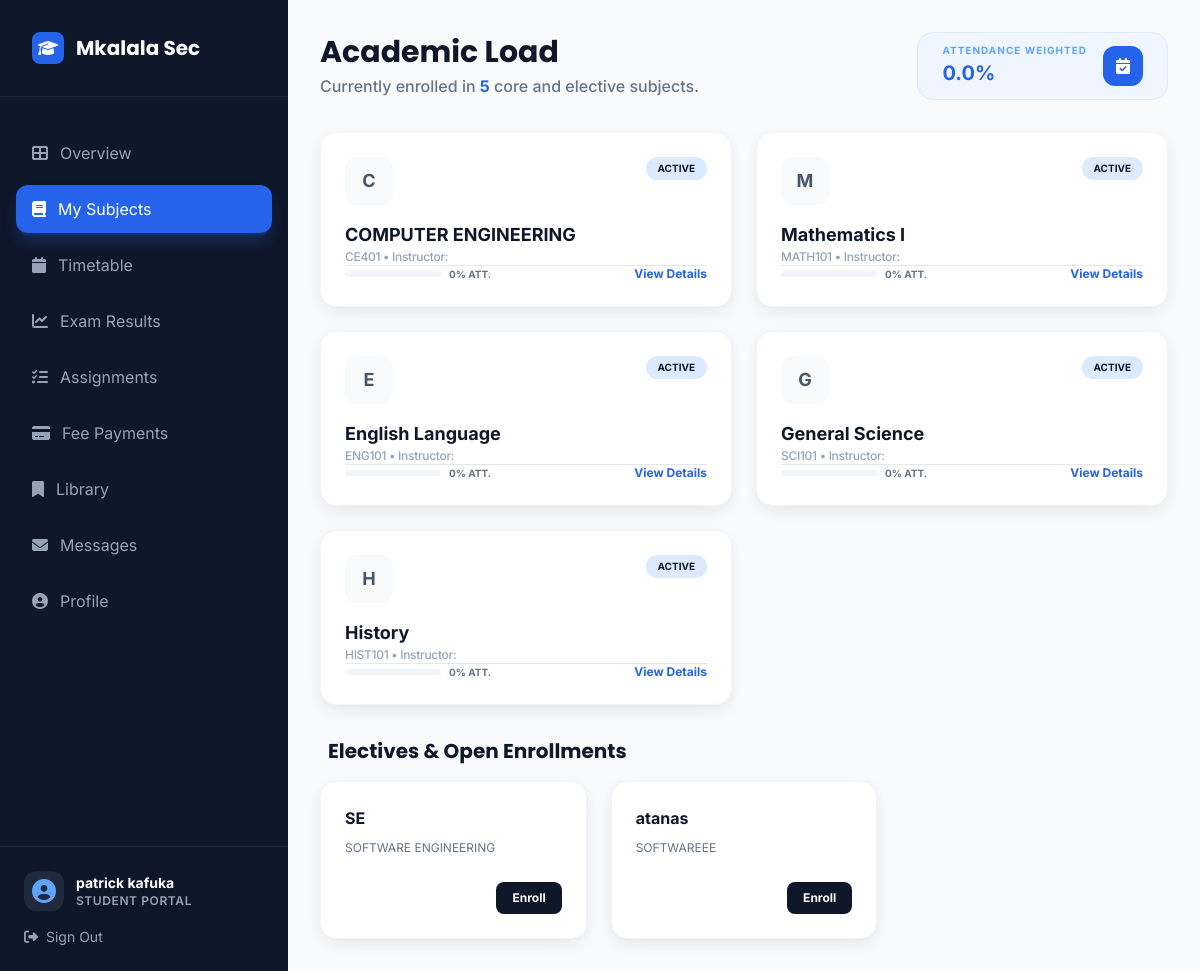
Page /student/courses/ (signed in) on the committed database.
### core/models.py (models this page shows, shortened)
class User(AbstractUser):
    ROLE_CHOICES = [
        ('student', _('Student')),
        ('teacher', _('Teacher')),
        ('headmaster', _('Head of School')),
    ]
    role = models.CharField(max_length=20, choices=ROLE_CHOICES, default='student')
    is_student = models.BooleanField(default=False)
    is_faculty = models.BooleanField(default=False)
    is_parent = models.BooleanField(default=False)
    is_headmaster = models.BooleanField(default=False)
    profile_picture = models.ImageField(upload_to='profile_pictures/', blank=True, null=True)
    groups = models.ManyToManyField(
        Group,
        verbose_name=_('groups'),
        blank=True,
        related_name='custom_user_set',
        related_query_name='custom_user',
    )
    user_permissions = models.ManyToManyField(
        Permission,
        verbose_name=_('user permissions'),
        blank=True,
        related_name='custom_user_set',
        related_query_name='custom_user',
    )

class Enrollment(models.Model):
    student = models.ForeignKey(StudentProfile, on_delete=models.CASCADE, related_name='enrollments')
    course_offering = models.ForeignKey(CourseOffering, on_delete=models.CASCADE, related_name='enrollments')
    enrollment_date = models.DateTimeField(auto_now_add=True)
    class Meta:
        unique_together = ('student', 'course_offering')

class CourseOffering(models.Model):
    course = models.ForeignKey(Course, on_delete=models.CASCADE, related_name='offerings')
    faculty = models.ForeignKey(FacultyProfile, on_delete=models.SET_NULL, null=True, blank=True)
    semester = models.ForeignKey(Semester, on_delete=models.CASCADE, related_name='course_offerings')
    section = models.CharField(max_length=10)
    class Meta:
        unique_together = ('course', 'semester', 'section')

class Course(models.Model):
    name = models.CharField(max_length=MAX_NAME_LENGTH)
    code = models.CharField(max_length=MAX_CODE_LENGTH, unique=True)
    department = models.ForeignKey(Department, on_delete=models.CASCADE)
    credits = models.PositiveIntegerField(default=3)
    description = models.TextField(blank=True, null=True)
    syllabus = models.TextField(blank=True, null=True)
    class Meta:
        indexes = [models.Index(fields=['code'])]

### core/views.py (the view)
# urls.py: path('student/courses/', views.student_courses, name='student_courses'),
@login_required
@user_passes_test(is_student)
def student_courses(request):
    try:
        student = request.user.student_profile
    except StudentProfile.DoesNotExist:
        return redirect('student_dashboard')
    enrollments = Enrollment.objects.filter(
        student=student
    ).select_related(
        'course_offering__course',
        'course_offering__faculty',
        'course_offering__semester'
    ).prefetch_related('attendances')
    enriched_enrollments = []
    total_attendance = 0
    for enrollment in enrollments:
        total_classes = enrollment.attendances.count()
        present_classes = enrollment.attendances.filter(status='P').count()
        attendance_percentage = (present_classes / total_classes * 100) if total_classes > 0 else 0
        total_attendance += attendance_percentage
        enriched_enrollments.append({
            'enrollment': enrollment,
            'attendance_percentage': attendance_percentage,
            'grade': getattr(enrollment, 'grade', None)
        })
    average_attendance = total_attendance / len(enrollments) if enrollments else 0
    available_courses = []
    current_semester = Semester.objects.filter(is_current=True).first()
    if current_semester:
        enrolled_course_ids = enrollments.values_list('course_offering__course__id', flat=True)
        available_courses = CourseOffering.objects.filter(
            semester=current_semester
        ).exclude(
            course__id__in=enrolled_course_ids
        ).select_related('course', 'faculty').order_by('course__name')
    context = {
        'student': student,
        'enrollments': enriched_enrollments,
        'average_attendance': average_attendance,
        'available_courses': available_courses,
        'current_semester': current_semester,
    }
    return render(request, 'core/student_courses.html', context)

### core/views.py (called while the page is built)
def is_student(user):
    return user.is_authenticated and hasattr(user, 'role') and user.role == 'student'

### templates/core/student_courses.html (shortened to what this page needs)
{% extends 'core/base_dashboard.html' %}
{% load static %}
{% block user_role %}Student Portal{% endblock %}
{% block sidebar_nav %}
<a href="{% url 'student_dashboard' %}" class="sidebar-item text-slate-400">
    <i class="fas fa-th-large"></i>
    <span>Overview</span>
</a>
<a href="{% url 'student_courses' %}" class="sidebar-item-active">
    <i class="fas fa-book"></i>
    <span>My Subjects</span>
</a>
<a href="{% url 'student_timetable' %}" class="sidebar-item text-slate-400">
    <i class="fas fa-calendar"></i>
    <span>Timetable</span>
</a>
<a href="{% url 'student_results' %}" class="sidebar-item text-slate-400">
    <i class="fas fa-chart-line"></i>
    <span>Exam Results</span>
</a>
<a href="{% url 'student_assignments' %}" class="sidebar-item text-slate-400">
    <i class="fas fa-tasks"></i>
    <span>Assignments</span>
</a>
<a href="{% url 'student_fees' %}" class="sidebar-item text-slate-400">
    <i class="fas fa-credit-card"></i>
    <span>Fee Payments</span>
</a>
<a href="{% url 'student_library' %}" class="sidebar-item text-slate-400">
    <i class="fas fa-bookmark"></i>
    <span>Library</span>
</a>
<a href="{% url 'student_messages' %}" class="sidebar-item text-slate-400">
    <i class="fas fa-envelope"></i>
    <span>Messages</span>
</a>
<a href="{% url 'student_profile' %}" class="sidebar-item text-slate-400 mt-auto">
    <i class="fas fa-user-circle"></i>
    <span>Profile</span>
</a>
{% endblock %}
{% block main_content %}
<div class="space-y-8">
    <div class="flex flex-col md:flex-row md:items-center justify-between gap-6">
        <div class="space-y-1">
            <h1 class="text-3xl font-display font-bold text-slate-900">Academic Load</h1>
            <p class="text-slate-500 font-medium">Currently enrolled in <span class="text-blue-600 font-bold">{{ enrollments|length }}</span> core and elective subjects.</p>
        </div>
        <div class="flex items-center bg-blue-50 px-6 py-3 rounded-2xl border border-blue-100">
            <div class="text-right">
                <p class="text-[10px] font-bold text-blue-400 uppercase tracking-widest leading-none mb-1">Attendance Weighted</p>
                <p class="text-xl font-bold text-blue-600">{{ average_attendance|floatformat:1 }}%</p>
            </div>
            <div class="w-10 h-10 ml-4 rounded-xl bg-blue-600 flex items-center justify-center text-white">
                <i class="fas fa-calendar-check"></i>
            </div>
        </div>
    </div>
    <div class="grid grid-cols-1 md:grid-cols-2 gap-6">
        {% for data in enrollments %}
        <div class="card-premium p-6 hover:border-blue-200 transition-all flex flex-col justify-between group">
            <div class="space-y-4">
                <div class="flex justify-between items-start">
                    <div class="w-12 h-12 rounded-xl bg-slate-50 text-slate-600 flex items-center justify-center font-bold text-lg group-hover:bg-blue-600 group-hover:text-white transition-all">
                        {{ data.enrollment.course_offering.course.name|slice:":1" }}
                    </div>
                    {% if data.grade %}
                        <span class="px-3 py-1 bg-emerald-100 text-emerald-700 text-[10px] font-bold rounded-full uppercase">{{ data.grade }}</span>
                    {% else %}
                        <span class="px-3 py-1 bg-blue-100 text-blue-700 text-[10px] font-bold rounded-full uppercase">Active</span>
                    {% endif %}
                </div>
                <div>
                    <h3 class="font-bold text-slate-900 text-lg">{{ data.enrollment.course_offering.course.name }}</h3>
                    <p class="text-xs text-slate-400 font-medium tracking-tight">{{ data.enrollment.course_offering.course.code }} • Instructor: {{ data.enrollment.course_offering.faculty.user.get_full_name }}</p>
                </div>
            </div>
            <div class="mt-8 pt-6 border-t border-slate-50 flex items-center justify-between">
                <div class="flex items-center space-x-2">
                    <div class="h-1.5 w-24 bg-slate-100 rounded-full overflow-hidden">
                    </div>
                    <span class="text-[10px] font-bold text-slate-500">{{ data.attendance_percentage|floatformat:0 }}% ATT.</span>
                </div>
                <button class="text-xs font-bold text-blue-600 hover:underline">View Details</button>
            </div>
        </div>
        {% empty %}
        <div class="col-span-full card-premium p-12 text-center text-slate-400">
            <i class="fas fa-book-open text-3xl mb-4"></i>
            <p class="font-medium">You are not enrolled in any subjects for the current term.</p>
        </div>
        {% endfor %}
    </div>
    {% if available_courses %}
    <div class="space-y-4">
        <h2 class="text-xl font-display font-bold text-slate-900 px-2">Electives & Open Enrollments</h2>
        <div class="grid grid-cols-1 lg:grid-cols-3 gap-6">
            {% for offering in available_courses %}
            <div class="card-premium p-6 flex flex-col justify-between">
                <div class="space-y-2">
                    <h4 class="font-bold text-slate-900">{{ offering.course.name }}</h4>
                    <p class="text-xs text-slate-500 leading-relaxed line-clamp-2">{{ offering.course.description }}</p>
                </div>
                <div class="mt-6 flex items-center justify-between">
                    <form method="post" action="{% url 'enroll_course' %}">
                        <button type="submit" class="text-xs font-bold px-4 py-2 bg-slate-900 text-white rounded-lg hover:bg-slate-800 transition-all">Enroll</button>
                    </form>
                </div>
            </div>
            {% endfor %}
        </div>
    </div>
    {% endif %}
</div>
{% endblock %}

### templates/core/base_dashboard.html (shortened to what this page needs)
{% load static %}
<!DOCTYPE html>
<html lang="en" class="h-full bg-slate-50 text-slate-900 antialiased">
<head>
    <link href="{% static 'css/tailwind.css' %}" rel="stylesheet" />
    <link rel="stylesheet" href="https://cdnjs.cloudflare.com/ajax/libs/font-awesome/6.4.0/css/all.min.css">
</head>
<body class="h-full font-sans overflow-hidden">
    <div class="flex h-full">
        <aside id="sidebar" class="fixed inset-y-0 left-0 z-50 w-72 bg-slate-900 text-white transition-transform duration-300 -translate-x-full lg:translate-x-0 lg:static lg:inset-0">
            <div class="flex flex-col h-full">
                <div class="p-8 border-b border-slate-800">
                    <a href="{% url 'public_home' %}" class="flex items-center space-x-3">
                        <div class="w-8 h-8 bg-blue-600 rounded-lg flex items-center justify-center text-white">
                            <i class="fas fa-graduation-cap"></i>
                        </div>
                        <span class="text-xl font-display font-bold">Mkalala Sec</span>
                    </a>
                </div>
                <nav class="flex-1 px-4 py-8 space-y-2 overflow-y-auto">
                    {% block sidebar_nav %}{% endblock %}
                </nav>
                <div class="p-6 border-t border-slate-800 bg-slate-900/50">
                    <div class="flex items-center space-x-3 mb-4">
                        <div class="w-10 h-10 rounded-xl bg-slate-800 flex items-center justify-center text-blue-400">
                            <i class="fas fa-user-circle text-2xl"></i>
                        </div>
                        <div class="flex-1 min-w-0">
                            <p class="text-sm font-bold truncate">{{ user.get_full_name|default:user.username }}</p>
                            <p class="text-xs text-slate-400 uppercase tracking-wider font-semibold">{% block user_role %}{% endblock %}</p>
                        </div>
                    </div>
                    <a href="{% url 'logout' %}" class="flex items-center space-x-2 text-sm text-slate-400 hover:text-red-400 transition-colors">
                        <i class="fas fa-sign-out-alt"></i>
                        <span>Sign Out</span>
                    </a>
                </div>
            </div>
        </aside>
        <div class="flex-1 flex flex-col min-w-0 overflow-hidden">
            <main class="flex-1 overflow-y-auto p-4 lg:p-8 space-y-8">
                {% block main_content %}{% endblock %}
            </main>
        </div>
    </div>
</body>
</html>

### rows in the picture
User: get_full_name "patrick kafuka"
Enrollment: enrollment.course_offering.course.name "C", enrollment.course_offering.course.name "COMPUTER ENGINEERING", enrollment.course_offering.course.code "CE401", attendance_percentage "0"
Enrollment: enrollment.course_offering.course.name "M", enrollment.course_offering.course.name "Mathematics I", enrollment.course_offering.course.code "MATH101", attendance_percentage "0"
Enrollment: enrollment.course_offering.course.name "E", enrollment.course_offering.course.name "English Language", enrollment.course_offering.course.code "ENG101", attendance_percentage "0"
Enrollment: enrollment.course_offering.course.name "G", enrollment.course_offering.course.name "General Science", enrollment.course_offering.course.code "SCI101", attendance_percentage "0"
Enrollment: enrollment.course_offering.course.name "H", enrollment.course_offering.course.name "History", enrollment.course_offering.course.code "HIST101", attendance_percentage "0"
CourseOffering: course.name "SE", course.description "SOFTWARE ENGINEERING"
CourseOffering: course.name "atanas", course.description "SOFTWAREEE"

### other values in the picture
{{ enrollments|length }} "5"
{{ average_attendance|floatformat:1 }} "0.0"
